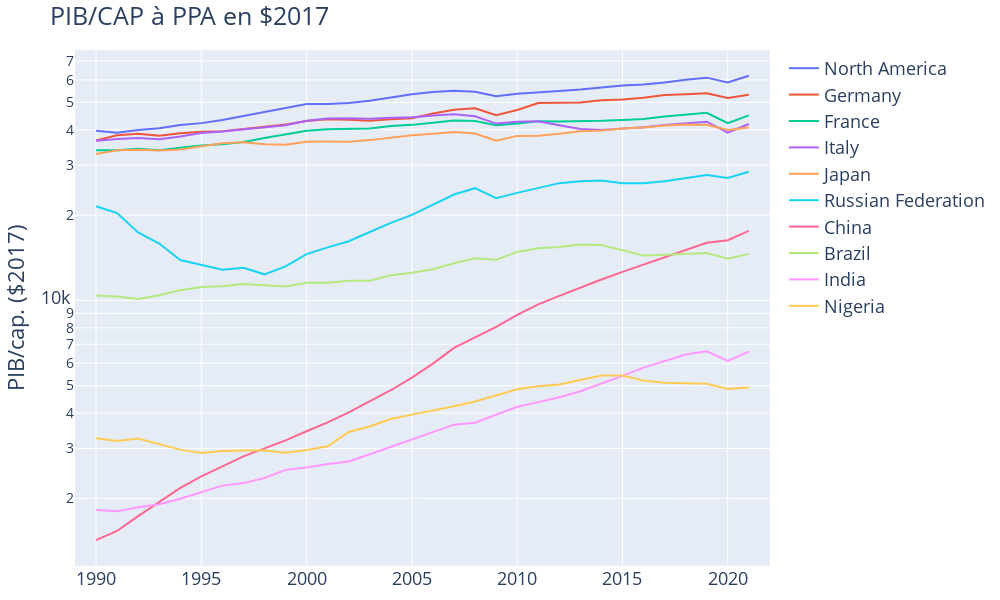

The cell this chart's notebook holds for it:
### Code cell
countries = ['North America','Germany','France','Italy','Japan','Russian Federation','China','Brazil','India','Nigeria']
#countries = ['North America','Germany','France','Turkiye','China','Brazil','Morocco','Pakistan','Nigeria','Zimbabwe']

fig = go.Figure()

for c in countries:
    fig.add_trace(go.Scatter(x=data['constant 2017 PPP dollars'].index,
                             y=data['constant 2017 PPP dollars'][c]/data_pop[c],name=c))

fig.update_layout(title="PIB/CAP à PPA en $2017",
                  yaxis_title='PIB/cap. ($2017)',
                  xaxis=dict(range=['1989-01-01','2022-01-03']),
                  yaxis=dict(type='log'),
                  width=1000,height=600,font=dict(size=18),
                  margin={"r": 10, "t": 50, "l": 10, "b": 10})

fig.show()
